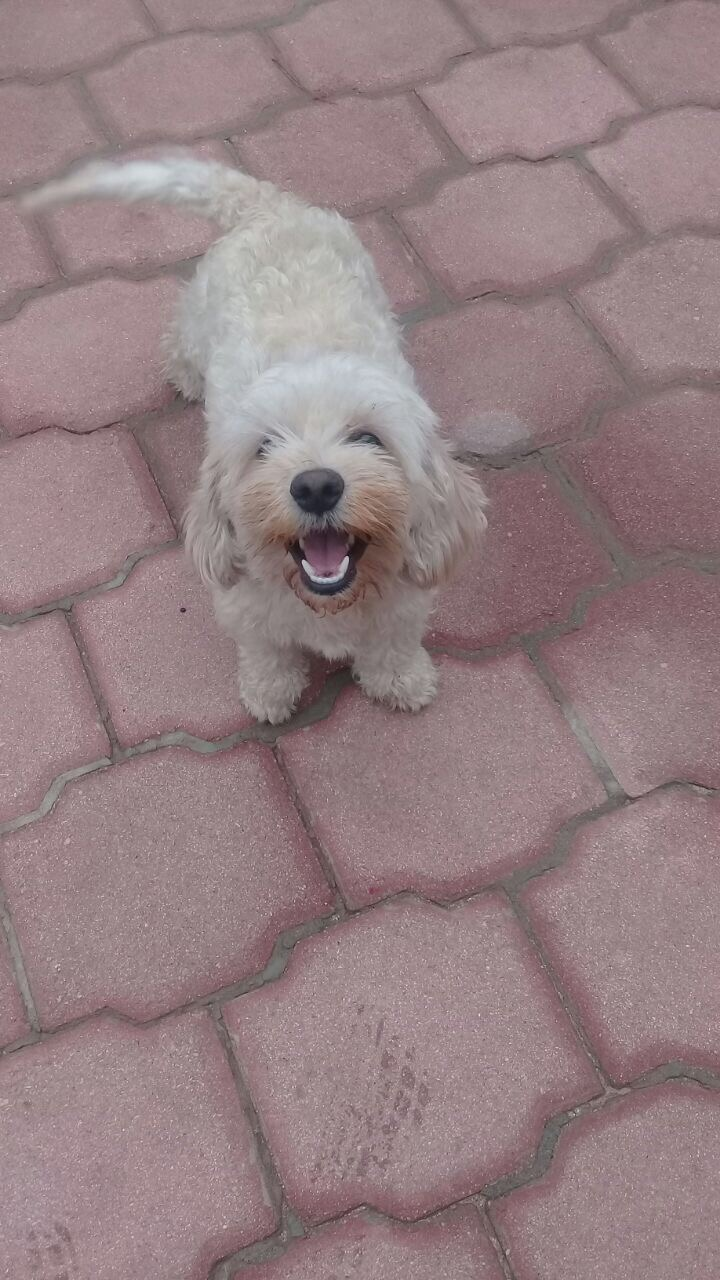
%> input picture spatial_filters/foto_tarea01.jpg, 720 x 1280 px
$ octave sobel.m   (GNU Octave 9; MATLAB toolbox functions it lacks are replaced by stand-ins)
%> lines starting %> are read from the running program, lines starting %| are printed output that depends on the picture
% SOBEL SPATIAL FILTER
close all; clear all; clc;

current_directory = pwd;
img = imread([current_directory '\foto_tarea01.jpg']);
%> img is the input picture: size 1280x720x3 uint8; mean R, G, B 148.6, 128.1, 130.8
imshow(img);
title('Imagen original');
figure;

gray_level = rgb2gray(img);
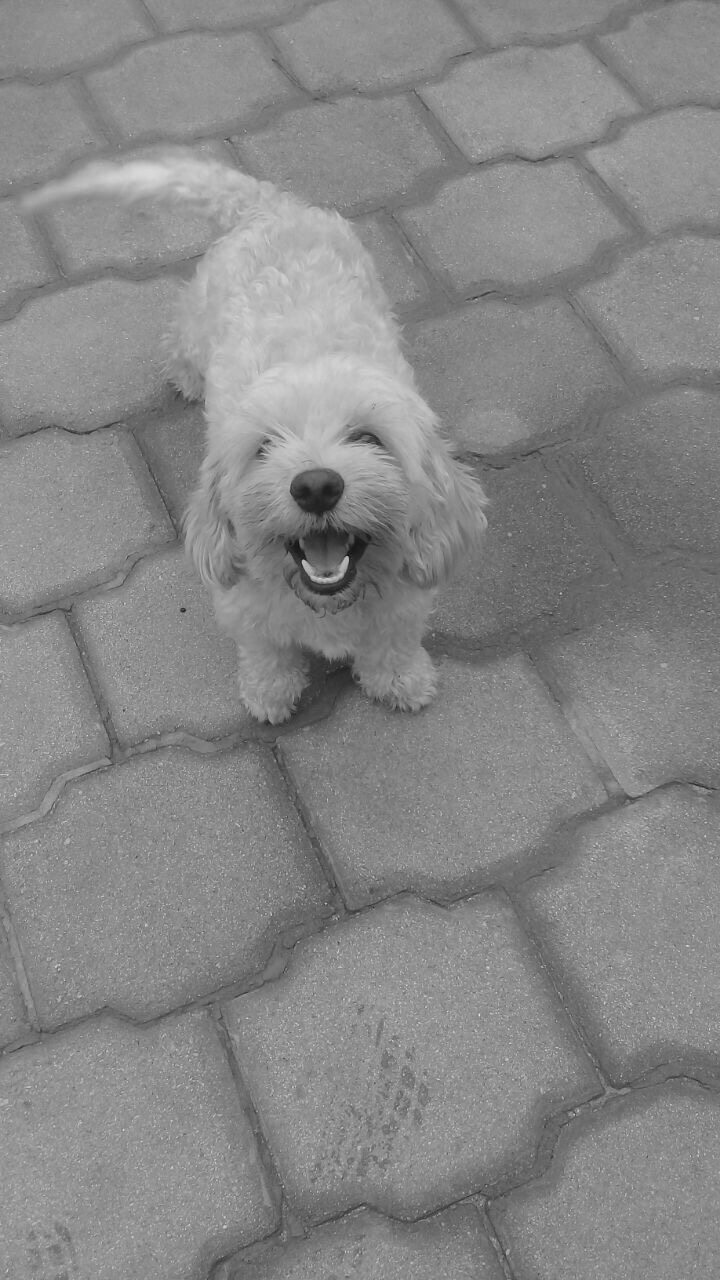
%> gray_level: size 1280x720 uint8; min 5, max 232, mean 134.5
imshow(gray_level);
title('Imagen en escala de grises');
figure;

s = fspecial('sobel');
sob = uint8(round(filter2(s,gray_level)));
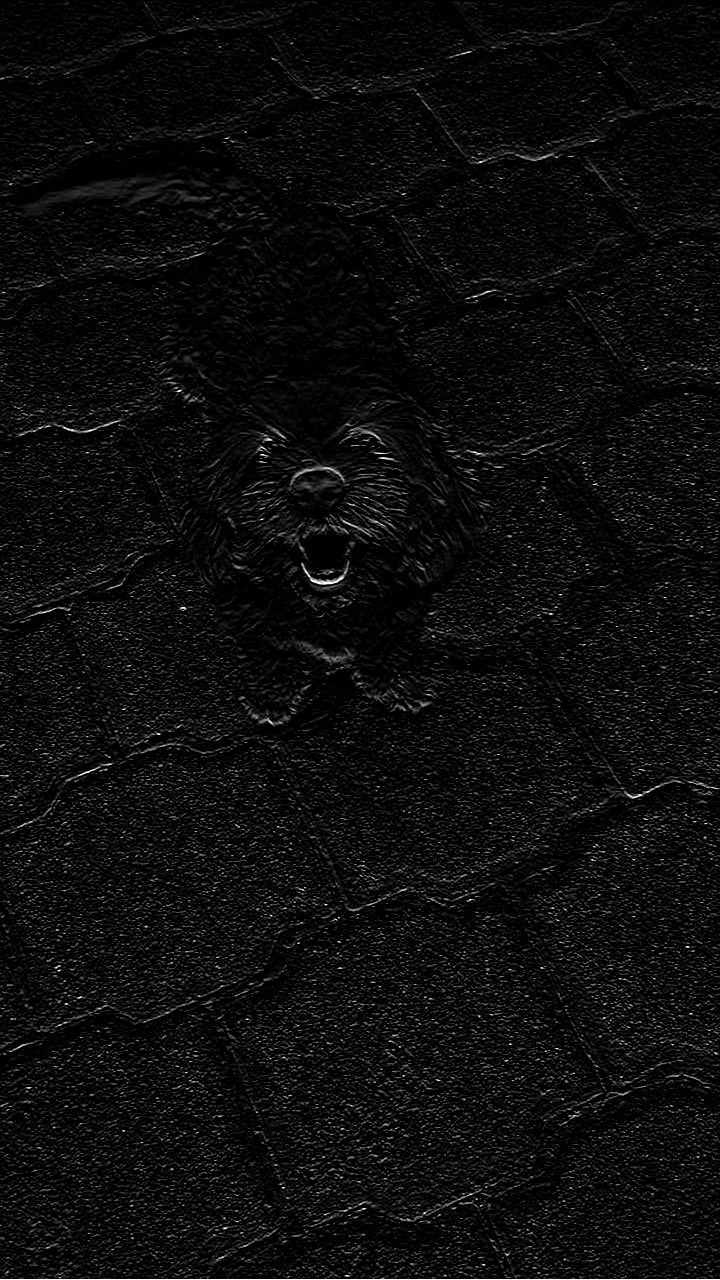
%> sob: size 1280x720 uint8; min 0, max 255, mean 12.2
imshow(sob);
title('Imagen con filtro espacial Sobel');
